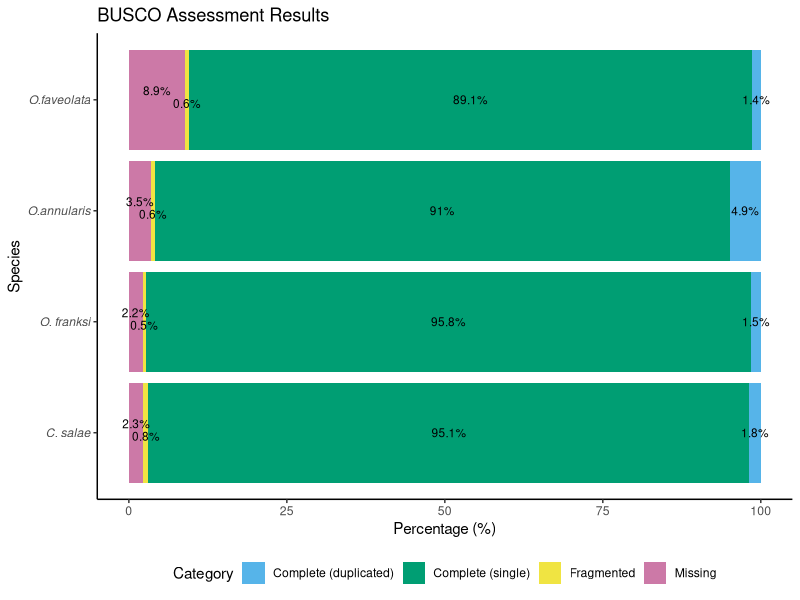
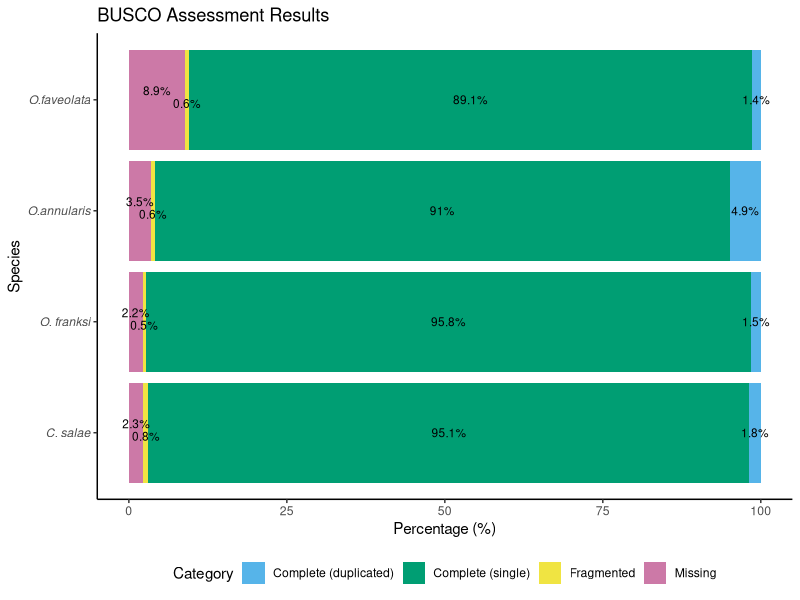

Source code (R) for these figures, in order:
## The following code was developed by Laurel C. Diaz on 8/11/2026
## This code is for visualizing the BUSCO output for the Orbicella genome annotation project

## Load libraries 
library(ggplot2)
library(dplyr)
library(tidyverse)
library(here)

busco_results <- data.frame(
  species = c("O. franksi", "O.annularis", "O.faveolata", "C. salae"),
  complete_single = c(95.8, 91.0, 89.1, 95.1),
  complete_duplicated = c(1.5, 4.9, 1.4, 1.8),
  fragmented = c(0.5, 0.6, 0.6, 0.8), 
  missing = c(2.2, 3.5, 8.9, 2.3)
)

busco_long <- busco_results %>%
  pivot_longer(cols = -species, 
               names_to = "Category", 
               values_to = "Percentage")

busco_long <- busco_long %>%
  mutate(vjust_val = case_when(
    Category == "complete_single"      ~ 0.5,    # middle
    Category == "complete_duplicated"  ~ 0.5,    # middle
    Category == "fragmented"           ~ 0.9,    # lower
    Category == "missing"              ~ -0.5     # middle
  ))

busco_plot <- ggplot(busco_long, aes(x = species, y = Percentage, fill = Category)) +
  geom_bar(stat = "identity") +
  geom_text(aes(label = paste0(round(Percentage, 1), "%"),
                vjust = vjust_val),
            position = position_stack(vjust = 0.5),
            size = 3,
            color = "black") +
  scale_fill_manual(values = c("#56B4E9", "#009E73", "#F0E442", "#CC79A7"),
                    labels = c("Complete (duplicated)", "Complete (single)",
                               "Fragmented", "Missing")) +
  coord_flip() +
  labs(title = "BUSCO Assessment Results",
       x = "Species",
       y = "Percentage (%)",
       fill = "Category") +
  theme_classic() +
  theme(legend.position = "bottom",
        axis.text.y = element_text(face = "italic"))
busco_plot

ggsave(plot = busco_plot, here("Outputs", "busco_plot.png"), width = 12, height = 8)
